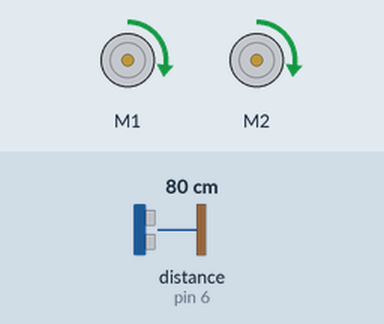
Simulated run of this sketch. Board: Arduino Uno, built with avr-gcc and run on an emulated ATmega328P. Shown: 2 × DC motor (green arrow = forward, orange = backward, longer = faster). Inputs (shaded band) come from the test bench; at power-on: distance to the obstacle (sensor on pin 6) 80 cm. The echo pulse lasts 58.3 µs per cm.

Above: at 2.1 s.
2.2 s: distance to the obstacle (sensor on pin 6) set to 9 cm
At 2.7 s:
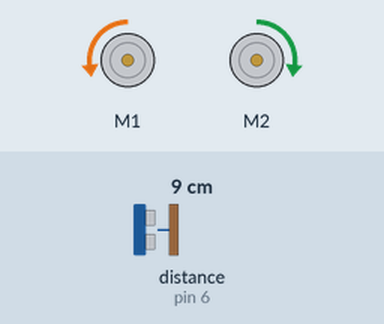
5.7 s: distance to the obstacle (sensor on pin 6) set to 2 cm
At 6.97 s:
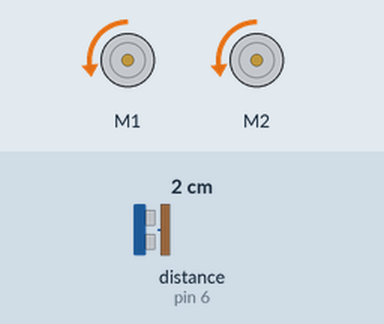
9.2 s: distance to the obstacle (sensor on pin 6) set to 4 cm
12.9 s: distance to the obstacle (sensor on pin 6) set to 18 cm
16.6 s: distance to the obstacle (sensor on pin 6) set to 35 cm
Timing chart, 0 to 21.1 s (numbered marks = the images above; inputs shaded):
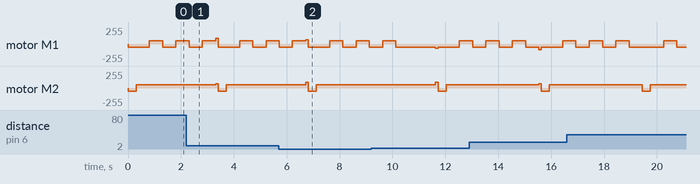

The sketch:

movement.ino
```cpp
#include <NewPing.h>
#include <AFMotor.h>

// sensore
#define TRIG_PIN 5
#define ECHO_PIN 6

// right wheel
#define ENA 12
#define IN1A 25
#define IN2A 23
// left wheel
#define IN3B 17
#define IN4B 27
#define ENB 13

#define RAPID_TURN 20
#define SLIGHT_TURN 50
#define POSSIBLY_STUCK 6
#define extensible_speed 65
#define global_pwm_speed 50

NewPing sonar(TRIG_PIN, ECHO_PIN);
AF_DCMotor motor1(1);
AF_DCMotor motor2(2);

void setup() {
  motor1.setSpeed(0);
  motor2.setSpeed(0);
  motor1.run(RELEASE);
  motor2.run(RELEASE);
  Serial.begin(9600);
}

void move_forward() {
  motor1.setSpeed(global_pwm_speed);
  motor2.setSpeed(global_pwm_speed);
  motor1.run(FORWARD);
  motor2.run(FORWARD);
}

void move_backward() {
  motor1.setSpeed(global_pwm_speed);
  motor2.setSpeed(global_pwm_speed);
  motor1.run(BACKWARD);
  motor2.run(BACKWARD);
}

void turn_left() {
  motor1.setSpeed(global_pwm_speed);
  motor2.setSpeed(global_pwm_speed);
  motor1.run(BACKWARD);
  motor2.run(FORWARD);
}

// arg
void turn_right() {
  motor1.setSpeed(global_pwm_speed);
  motor2.setSpeed(global_pwm_speed);
  motor1.run(FORWARD);
  motor2.run(BACKWARD);
}

void stop() {
  motor1.setSpeed(0);
  motor2.setSpeed(0);
  motor1.run(RELEASE);
  motor2.run(RELEASE);
}

void avoid_obstacle() {
  move_backward();
  delay(300);

  int max_distance_position = 1;
  float max_distance = sonar.ping_cm();

  for (int path = 2; path <= 4; path++) {
    turn_left();
    delay(500);
    move_forward();
    delay(500);
    float distance = sonar.ping_cm();

    if (distance > max_distance) {
      max_distance = distance;
      max_distance_position = path;
    }
  }

  for (int longest_path = 1; longest_path < max_distance_position; longest_path++) {
    turn_left();
    delay(500);
  }
}

void loop() {
  int has_been_avoided = -1;

  while (true) {
    has_been_avoided += 1;
    avoid_obstacle();
    float distance = sonar.ping_cm();

    if (distance > SLIGHT_TURN) {
      motor1.setSpeed(extensible_speed);
      motor2.setSpeed(extensible_speed);
      move_forward();
    }
    else if (RAPID_TURN < distance && distance <= SLIGHT_TURN) {
      // Begin turning slightly to the right
      motor1.setSpeed(extensible_speed);
      motor2.setSpeed(extensible_speed + 10);
      turn_right();
    }
    else if (POSSIBLY_STUCK < distance && distance <= RAPID_TURN) {
      // Rapidly turn left
      motor1.setSpeed(extensible_speed + 20);
      motor2.setSpeed(extensible_speed);
      delay(100);
    }
    else if (has_been_avoided % 10 == 0) {
      // Assuming that the distance requires finding a new path
      has_been_avoided = 0;
      avoid_obstacle();
    } else {
      motor1.setSpeed(extensible_speed);
      motor2.setSpeed(extensible_speed + 20);
      delay(100);
    }

    has_been_avoided++;
  }
}
```
